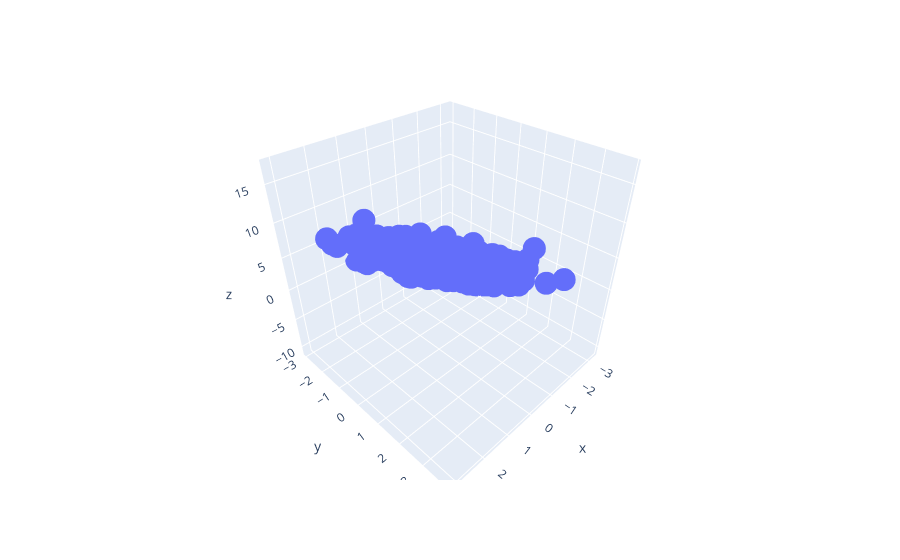

The cell this chart's notebook holds for it:
### Markdown cell above
We are lucky enough to have 3D data, so we can have fun visualising it in a (3D) scatter plot.

### Code cell
X, y = generate_linear_data(
    n_samples=1000,
    linear_bounds=(2, 6),
    intercept_bounds=(2, 6),
    noise_level=0,
)
px.scatter_3d(x=X[:, 0].flatten(), y=X[:, 1].flatten(), z=y.flatten()).show()

### Figure 1 — Plotly figure (JSON) as saved in the notebook; plotly's stock layout.template omitted (floating-point values rounded to 4 significant figures; data arrays with more than 128 entries replaced by an {"elided": "..."} marker saying what was removed)
{"data": [{"hovertemplate": "x=%{x}<br>y=%{y}<br>z=%{z}<extra></extra>", "legendgroup": "", "marker": {"color": "#636efa", "symbol": "circle"}, "mode": "markers", "name": "", "scene": "scene", "showlegend": false, "type": "scatter3d", "x": {"elided": "1000 float values"}, "y": {"elided": "1000 float values"}, "z": {"elided": "1000 float values"}}], "layout": {"legend": {"tracegroupgap": 0}, "margin": {"t": 60}, "scene": {"domain": {"x": [0, 1], "y": [0, 1]}, "xaxis": {"title": {"text": "x"}}, "yaxis": {"title": {"text": "y"}}, "zaxis": {"title": {"text": "z"}}}}}
